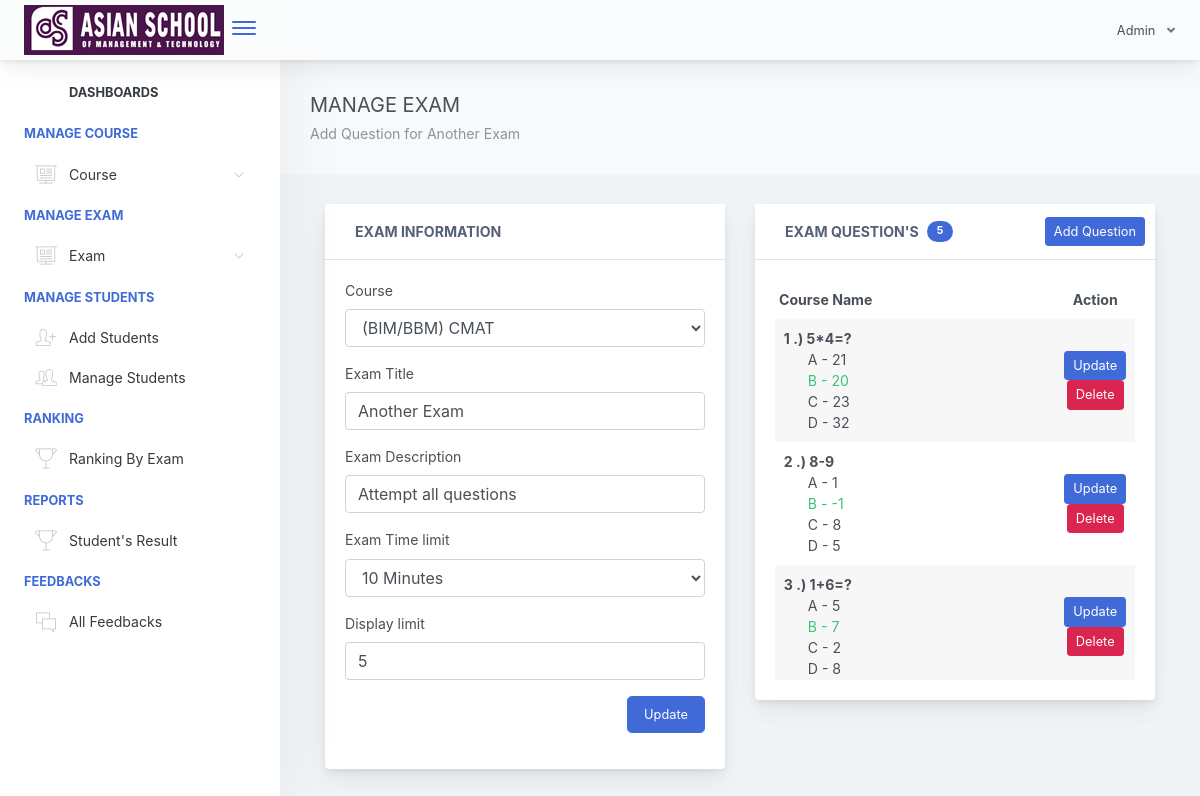
/adminpanel/admin/manage-exam.php?id=28 (signed in), run on the app's committed database.
### tables this page shows
CREATE TABLE `exam_tbl` (
  `ex_id` int(11) NOT NULL,
  `cou_id` int(11) NOT NULL,
  `ex_title` varchar(1000) NOT NULL,
  `ex_time_limit` varchar(1000) NOT NULL,
  `ex_questlimit_display` int(11) NOT NULL,
  `ex_description` varchar(1000) NOT NULL,
  `ex_created` timestamp NOT NULL DEFAULT CURRENT_TIMESTAMP ON UPDATE CURRENT_TIMESTAMP
);

CREATE TABLE `course_tbl` (
  `cou_id` int(11) NOT NULL,
  `cou_name` varchar(1000) NOT NULL,
  `cou_created` timestamp NOT NULL DEFAULT CURRENT_TIMESTAMP ON UPDATE CURRENT_TIMESTAMP
);

CREATE TABLE `exam_question_tbl` (
  `eqt_id` int(11) NOT NULL,
  `exam_id` int(11) NOT NULL,
  `exam_question` varchar(1000) NOT NULL,
  `exam_ch1` varchar(1000) NOT NULL,
  `exam_ch2` varchar(1000) NOT NULL,
  `exam_ch3` varchar(1000) NOT NULL,
  `exam_ch4` varchar(1000) NOT NULL,
  `exam_answer` varchar(1000) NOT NULL,
  `exam_status` varchar(1000) NOT NULL DEFAULT 'active'
);

### adminpanel/admin/manage-exam.php (the view, shortened to what this page needs)
<?php include("includes/header.php"); ?>
<div class="app-main">
<?php include("includes/sidebar.php"); ?>
<?php
   $exId = $_GET['id'];
   $selExam = $conn->query("SELECT * FROM exam_tbl WHERE ex_id='$exId' ");
   $selExamRow = $selExam->fetch(PDO::FETCH_ASSOC);
   $courseId = $selExamRow['cou_id'];
   $selCourse = $conn->query("SELECT cou_name as courseName FROM course_tbl WHERE cou_id='$courseId' ")->fetch(PDO::FETCH_ASSOC);
 ?>
<div class="app-main__outer">
        <div class="app-main__inner">
            <div class="app-page-title">
                <div class="page-title-wrapper">
                     <div class="page-title-heading">
                        <div> MANAGE EXAM
                            <div class="page-title-subheading">
                              Add Question for <?php echo $selExamRow['ex_title']; ?>
                            </div>
                        </div>
                    </div>
                </div>
            </div>
            <div class="col-md-12">
            <div id="refreshData">
            <div class="row">
                  <div class="col-md-6">
                      <div class="main-card mb-3 card">
                          <div class="card-header">
                            <i class="header-icon lnr-license icon-gradient bg-plum-plate"> </i>Exam Information
                          </div>
                          <div class="card-body">
                           <form method="post" id="updateExamFrm">
                               <div class="form-group">
                                <label>Course</label>
                                <select class="form-control" name="courseId" required="">
                                  <option value="<?php echo $selExamRow['cou_id']; ?>"><?php echo $selCourse['courseName']; ?></option>
                                </select>
                              </div>
                              <div class="form-group">
                                <label>Exam Title</label>
                                <input type="" name="examTitle" class="form-control" required="" value="<?php echo $selExamRow['ex_title']; ?>">
                              </div>
                              <div class="form-group">
                                <label>Exam Description</label>
                                <input type="" name="examDesc" class="form-control" required="" value="<?php echo $selExamRow['ex_description']; ?>">
                              </div>
                              <div class="form-group">
                                <label>Exam Time limit</label>
                                <select class="form-control" name="examLimit" required="">
                                  <option value="<?php echo $selExamRow['ex_time_limit']; ?>"><?php echo $selExamRow['ex_time_limit']; ?> Minutes</option>
                                </select>
                              </div>
                              <div class="form-group">
                                <label>Display limit</label>
                                <input type="number" name="examQuestDipLimit" class="form-control" value="<?php echo $selExamRow['ex_questlimit_display']; ?>">
                              </div>
                              <div class="form-group" align="right">
                                <button type="submit" class="btn btn-primary btn-lg">Update</button>
                              </div>
                           </form>
                          </div>
                      </div>
                  </div>
                  <div class="col-md-6">
                    <?php
                        $selQuest = $conn->query("SELECT * FROM exam_question_tbl WHERE exam_id='$exId' ORDER BY eqt_id desc");
                    ?>
                     <div class="main-card mb-3 card">
                          <div class="card-header"><i class="header-icon lnr-license icon-gradient bg-plum-plate"> </i>Exam Question's
                            <span class="badge badge-pill badge-primary ml-2">
                              <?php echo $selQuest->rowCount(); ?>
                            </span>
                             <div class="btn-actions-pane-right">
                                <button class="btn btn-sm btn-primary " data-toggle="modal" data-target="#modalForAddQuestion">Add Question</button>
                              </div>
                          </div>
                          <div class="card-body" >
                            <div class="scroll-area-sm" style="min-height: 400px;">
                               <div class="scrollbar-container">
                            <?php
                               if($selQuest->rowCount() > 0)
                               {  ?>
                                 <div class="table-responsive">
                                    <table class="align-middle mb-0 table table-borderless table-striped table-hover" id="tableList">
                                        <thead>
                                        <tr>
                                            <th class="text-left pl-1">Course Name</th>
                                            <th class="text-center" width="20%">Action</th>
                                        </tr>
                                        </thead>
                                        <tbody>
                                          <?php
                                            if($selQuest->rowCount() > 0)
                                            {
                                               $i = 1;
                                               while ($selQuestionRow = $selQuest->fetch(PDO::FETCH_ASSOC)) { ?>
                                                <tr>
                                                        <td >
                                                            <b><?php echo $i++ ; ?> .) <?php echo $selQuestionRow['exam_question']; ?></b><br>
                                                            <?php
                                                              if($selQuestionRow['exam_ch1'] == $selQuestionRow['exam_answer'])
                                                              { ?>
                                                                <span class="pl-4 text-success">A - <?php echo  $selQuestionRow['exam_ch1']; ?></span><br>
                                                              <?php }
                                                              else
                                                              { ?>
                                                                <span class="pl-4">A - <?php echo $selQuestionRow['exam_ch1']; ?></span><br>
                                                              <?php }
                                                              if($selQuestionRow['exam_ch2'] == $selQuestionRow['exam_answer'])
                                                              { ?>
                                                                <span class="pl-4 text-success">B - <?php echo $selQuestionRow['exam_ch2']; ?></span><br>
                                                              <?php }
                                                              else
                                                              { ?>
                                                                <span class="pl-4">B - <?php echo $selQuestionRow['exam_ch2']; ?></span><br>
                                                              <?php }
                                                              if($selQuestionRow['exam_ch3'] == $selQuestionRow['exam_answer'])
                                                              { ?>
                                                                <span class="pl-4 text-success">C - <?php echo $selQuestionRow['exam_ch3']; ?></span><br>
                                                              <?php }
                                                              else
                                                              { ?>
                                                                <span class="pl-4">C - <?php echo $selQuestionRow['exam_ch3']; ?></span><br>
                                                              <?php }
                                                              if($selQuestionRow['exam_ch4'] == $selQuestionRow['exam_answer'])
                                                              { ?>
                                                                <span class="pl-4 text-success">D - <?php echo $selQuestionRow['exam_ch4']; ?></span><br>
                                                              <?php }
                                                              else
                                                              { ?>
                                                                <span class="pl-4">D - <?php echo $selQuestionRow['exam_ch4']; ?></span><br>
                                                              <?php }
                                                             ?>
                                                        </td>
                                                        <td class="text-center">
                                                         <a rel="facebox" href="facebox_modal/updateQuestion.php?id=<?php echo $selQuestionRow['eqt_id']; ?>" class="btn btn-sm btn-primary">Update</a>
                                                         <button type="button" id="deleteQuestion" data-id='<?php echo $selQuestionRow['eqt_id']; ?>'  class="btn btn-danger btn-sm">Delete</button>
                                                        </td>
                                                    </tr>
                                               <?php }
                                            }
                                           ?>
                                        </tbody>
                                    </table>
                                </div>
                               <?php }
                               else
                               { ?>
                                  <h4 class="text-primary">No question found...</h4>
                                 <?php
                               }
                             ?>
                               </div>
                            </div>
                          </div>
                      </div>
                  </div>
              </div>
            </div>
            </div>
            </div>
<?php include("includes/footer.php"); ?>

### data on the page
exam_tbl: ex_title "Another Exam", examTitle "Another Exam", examDesc "Attempt all questions", examLimit "10 Minutes", examQuestDipLimit "5"
course_tbl: courseId "(BIM/BBM) CMAT"
exam_question_tbl: exam_question "5*4=?", exam_ch1 "21", exam_ch2 "20", exam_ch3 "23", exam_ch4 "32"
exam_question_tbl: exam_question "8-9", exam_ch1 "1", exam_ch2 "-1", exam_ch3 "8", exam_ch4 "5"
exam_question_tbl: exam_question "1+6=?", exam_ch1 "5", exam_ch2 "7", exam_ch3 "2", exam_ch4 "8"

### other printed values
$selQuest->rowCount() "5"
